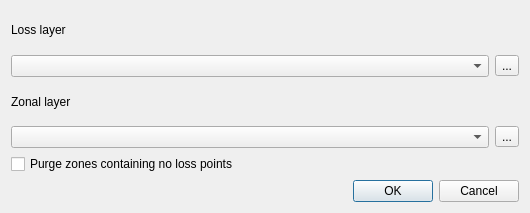
<?xml version="1.0" encoding="UTF-8"?>
<ui version="4.0">
 <class>SelectInputLayersDialog</class>
 <widget class="QDialog" name="SelectInputLayersDialog">
  <property name="geometry">
   <rect>
    <x>0</x>
    <y>0</y>
    <width>530</width>
    <height>213</height>
   </rect>
  </property>
  <property name="windowTitle">
   <string>Aggregate loss by zone</string>
  </property>
  <property name="windowIcon">
   <iconset>
    <normaloff>../resources/oq_icon.svg</normaloff>../resources/oq_icon.svg</iconset>
  </property>
  <layout class="QVBoxLayout" name="verticalLayout">
   <item>
    <widget class="QLabel" name="loss_layer_lbl">
     <property name="text">
      <string>Loss layer</string>
     </property>
    </widget>
   </item>
   <item>
    <layout class="QHBoxLayout" name="horizontalLayout_3">
     <item>
      <widget class="QComboBox" name="loss_layer_cbx"/>
     </item>
     <item>
      <widget class="QToolButton" name="loss_layer_tbn">
       <property name="text">
        <string>...</string>
       </property>
      </widget>
     </item>
    </layout>
   </item>
   <item>
    <widget class="QLabel" name="zonal_layer_lbl">
     <property name="text">
      <string>Zonal layer</string>
     </property>
    </widget>
   </item>
   <item>
    <layout class="QHBoxLayout" name="horizontalLayout_2">
     <property name="topMargin">
      <number>0</number>
     </property>
     <item>
      <widget class="QComboBox" name="zonal_layer_cbx"/>
     </item>
     <item>
      <widget class="QToolButton" name="zonal_layer_tbn">
       <property name="text">
        <string>...</string>
       </property>
      </widget>
     </item>
    </layout>
   </item>
   <item>
    <widget class="QCheckBox" name="purge_chk">
     <property name="text">
      <string>Purge zones containing no loss points</string>
     </property>
    </widget>
   </item>
   <item>
    <layout class="QHBoxLayout" name="horizontalLayout">
     <property name="topMargin">
      <number>0</number>
     </property>
     <item>
      <widget class="QLabel" name="label">
       <property name="text">
        <string>&lt;html&gt;&lt;head/&gt;&lt;body&gt;&lt;p&gt;&lt;img src=&quot;:/plugins/irmt/oq_logo.svg.png&quot;/&gt;&lt;/p&gt;&lt;/body&gt;&lt;/html&gt;</string>
       </property>
      </widget>
     </item>
     <item>
      <widget class="QDialogButtonBox" name="buttonBox">
       <property name="orientation">
        <enum>Qt::Horizontal</enum>
       </property>
       <property name="standardButtons">
        <set>QDialogButtonBox::Cancel|QDialogButtonBox::Ok</set>
       </property>
      </widget>
     </item>
    </layout>
   </item>
  </layout>
 </widget>
 <resources/>
 <connections>
  <connection>
   <sender>buttonBox</sender>
   <signal>accepted()</signal>
   <receiver>SelectInputLayersDialog</receiver>
   <slot>accept()</slot>
   <hints>
    <hint type="sourcelabel">
     <x>248</x>
     <y>254</y>
    </hint>
    <hint type="destinationlabel">
     <x>157</x>
     <y>274</y>
    </hint>
   </hints>
  </connection>
  <connection>
   <sender>buttonBox</sender>
   <signal>rejected()</signal>
   <receiver>SelectInputLayersDialog</receiver>
   <slot>reject()</slot>
   <hints>
    <hint type="sourcelabel">
     <x>316</x>
     <y>260</y>
    </hint>
    <hint type="destinationlabel">
     <x>286</x>
     <y>274</y>
    </hint>
   </hints>
  </connection>
 </connections>
</ui>
